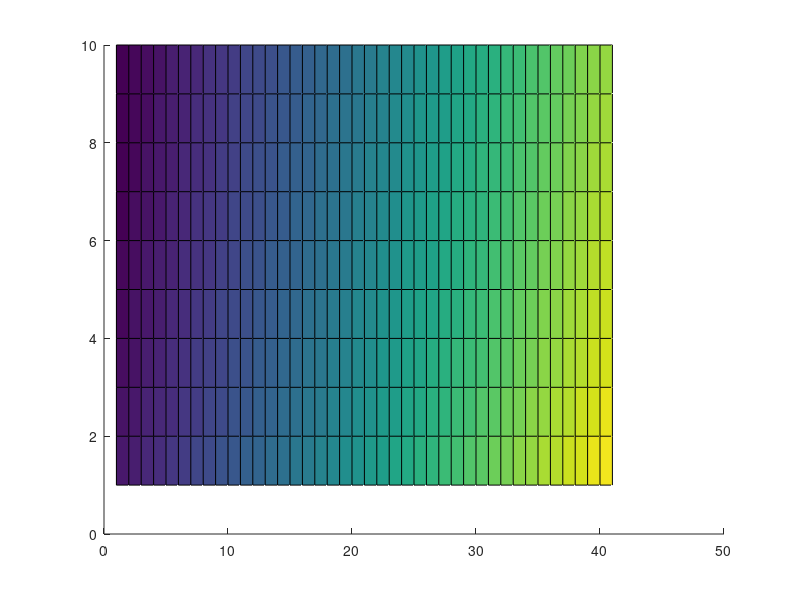

The MATLAB script that drew this image:
% for x = 10:50
%      numbers = zeros(1,x+1);
%     for i = 0:x
%         numbers(i+1) = (x/(1+x))^(2*i);
%     end
%     factor = (1/(1+x)+ (x/(1+x))/x^2);
%     output(x-9) = factor*sum(numbers);
% end
% plot(output);
%    
figure
hold on
c = zeros(10,40);
for j=1:10
    C_1 = 1/j;
    for x = 10:50
        C_2 = 1/x;
        partials = zeros(1,30);
        for k = 0:31
            partials(k+1) = (C_2/(C_1+C_2))^(2*k);
        end
        factor = (C_1/(C_1 + C_2) + (C_1*C_2/(C_1+C_2))/(C_2)^2);
        output(j, x-9) = factor*sum(partials);
    end
end
surf(output)
